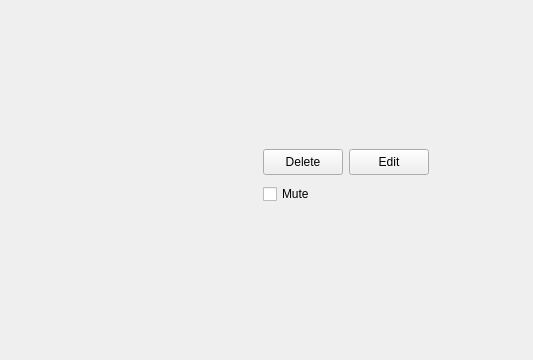
<?xml version="1.0" encoding="UTF-8"?>
<ui version="4.0">
 <class>Form</class>
 <widget class="QWidget" name="Form">
  <property name="geometry">
   <rect>
    <x>0</x>
    <y>0</y>
    <width>533</width>
    <height>360</height>
   </rect>
  </property>
  <property name="windowTitle">
   <string>Form</string>
  </property>
  <widget class="QWidget" name="verticalLayoutWidget">
   <property name="geometry">
    <rect>
     <x>59</x>
     <y>149</y>
     <width>370</width>
     <height>121</height>
    </rect>
   </property>
   <layout class="QVBoxLayout" name="verticalLayout">
    <item>
     <layout class="QHBoxLayout" name="horizontalLayout_buttons_and_time">
      <item>
       <widget class="QLabel" name="lable_date">
        <property name="sizePolicy">
         <sizepolicy hsizetype="Minimum" vsizetype="Minimum">
          <horstretch>49</horstretch>
          <verstretch>0</verstretch>
         </sizepolicy>
        </property>
        <property name="minimumSize">
         <size>
          <width>0</width>
          <height>0</height>
         </size>
        </property>
        <property name="sizeIncrement">
         <size>
          <width>0</width>
          <height>0</height>
         </size>
        </property>
        <property name="baseSize">
         <size>
          <width>0</width>
          <height>0</height>
         </size>
        </property>
        <property name="text">
         <string/>
        </property>
       </widget>
      </item>
      <item>
       <layout class="QVBoxLayout" name="verticalLayout_2">
        <property name="rightMargin">
         <number>0</number>
        </property>
        <item>
         <layout class="QHBoxLayout" name="horizontalLayout">
          <property name="rightMargin">
           <number>0</number>
          </property>
          <item>
           <widget class="QPushButton" name="btn_delete_task">
            <property name="sizePolicy">
             <sizepolicy hsizetype="Minimum" vsizetype="Minimum">
              <horstretch>0</horstretch>
              <verstretch>0</verstretch>
             </sizepolicy>
            </property>
            <property name="text">
             <string>Delete</string>
            </property>
           </widget>
          </item>
          <item>
           <widget class="QPushButton" name="btn_edit_task">
            <property name="sizePolicy">
             <sizepolicy hsizetype="Minimum" vsizetype="Minimum">
              <horstretch>0</horstretch>
              <verstretch>0</verstretch>
             </sizepolicy>
            </property>
            <property name="text">
             <string>Edit</string>
            </property>
           </widget>
          </item>
         </layout>
        </item>
        <item>
         <widget class="QCheckBox" name="radbtn_mute">
          <property name="sizePolicy">
           <sizepolicy hsizetype="Minimum" vsizetype="Minimum">
            <horstretch>0</horstretch>
            <verstretch>0</verstretch>
           </sizepolicy>
          </property>
          <property name="text">
           <string>Mute</string>
          </property>
         </widget>
        </item>
       </layout>
      </item>
     </layout>
    </item>
    <item>
     <widget class="QLabel" name="lable_discription">
      <property name="minimumSize">
       <size>
        <width>0</width>
        <height>0</height>
       </size>
      </property>
      <property name="text">
       <string/>
      </property>
     </widget>
    </item>
   </layout>
  </widget>
 </widget>
 <resources/>
 <connections/>
</ui>
